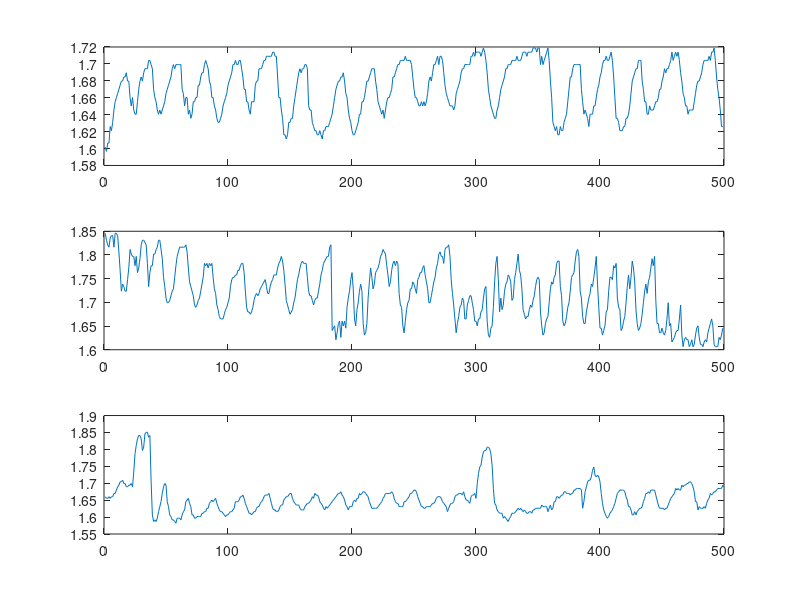

Recreate this plot in MATLAB.
c1_bf = csvread('data/17-05 conditie 1 rust/bb_v69.csv');%499
c1_hr = csvread('data/17-05 conditie 1 rust/hr_v69.csv');
c2_bf = csvread('data/17-05 conditie 2 sport/bb_v81.csv');
c2_hr = csvread('data/17-05 conditie 2 sport/hr_v81.csv');
c3_bf = csvread('data/17-05 conditie 3 angst/bb_v32.csv');
c3_hr = csvread('data/17-05 conditie 3 angst/hr_v32.csv');

c3_bf = c3_bf(400:899)
c3_hr = c3_hr(400:899)
subplot(3,2,1);plot(c1_bf)
subplot(3,2,2);plot(c1_hr)
subplot(3,2,3);plot(c2_bf)
subplot(3,2,4);plot(c2_hr)
subplot(3,2,5);plot(c3_bf)
subplot(3,2,6);plot(c3_hr)

subplot(3,1,1);plot(c1_bf)
subplot(3,1,2);plot(c2_bf)
subplot(3,1,3);plot(c3_bf)

% avg hr
mean(c1_hr)
mean(c2_hr)
mean(c3_hr)

mean(c1_bf)/mean(c1_hr)
mean(c2_bf)/mean(c2_hr)
mean(c3_bf)/mean(c3_hr)
